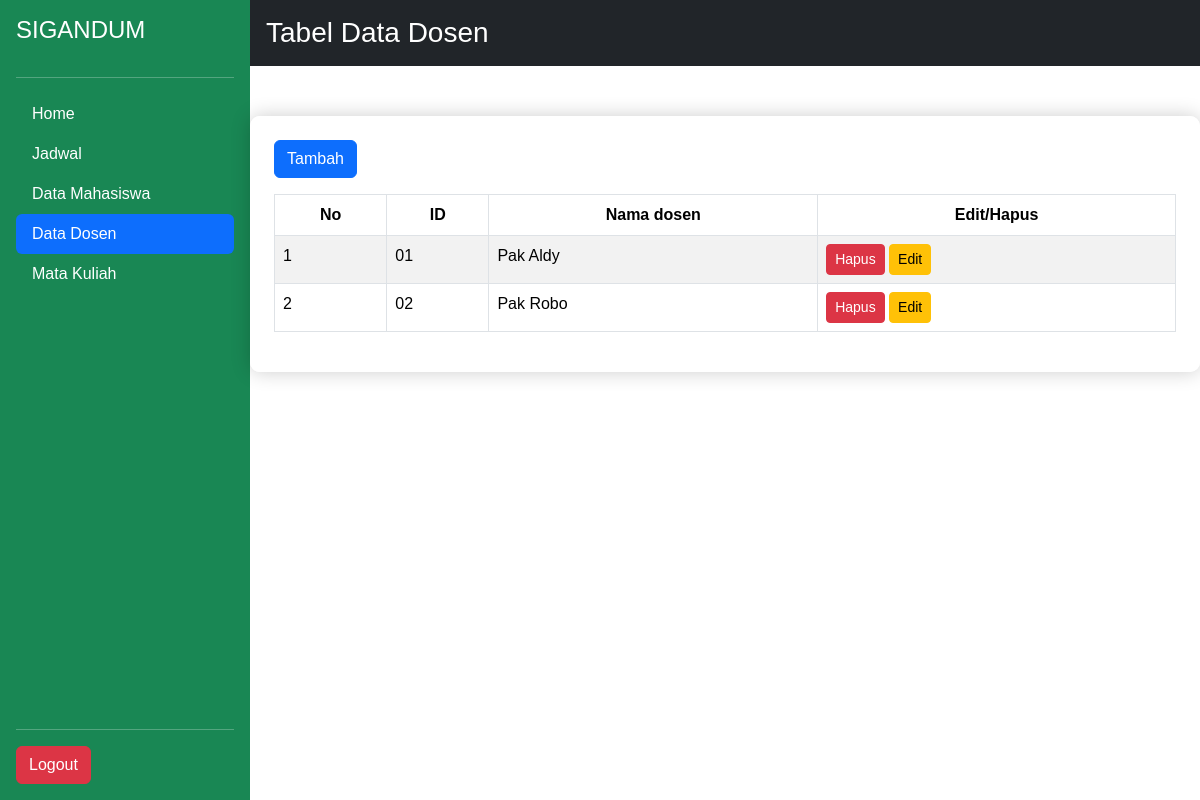
Screenshot of /dosen.php with the database file from the repository.
### tables this page shows
CREATE TABLE `dosen` (
  `id_dosen` varchar(15) NOT NULL,
  `nama_dosen` varchar(50) DEFAULT NULL
);

### dosen.php (the view, shortened to what this page needs)
<!DOCTYPE html>
<html lang="en">
<head>
    <link href="https://cdn.jsdelivr.net/npm/bootstrap@5.3.3/dist/css/bootstrap.min.css" rel="stylesheet">
    <link rel="stylesheet" href="style.css">
</head>
<body>
<?php include 'koneksi.php'; ?>
<div class="d-flex">
    <div class="d-flex flex-column flex-shrink-0 p-3 bg-success text-white" style="width: 250px; min-height: 100vh;">
        <h4 class="mb-3">SIGANDUM</h4>
        <hr>
        <ul class="nav nav-pills flex-column mb-auto">
            <li class="nav-item">
                <a href="index.php" class="nav-link text-white">
                    Home
                </a>
            </li>
            <li>
                <a href="jadwal.php" class="nav-link text-white">
                    Jadwal
                </a>
            </li>
            <li>
                <a href="tabel.php"class="nav-link text-white">
                    Data Mahasiswa
                </a>
            </li>
            <li>
                <a href="dosen.php" class="nav-link text-white active" aria-current="page">
                    Data Dosen
                </a>
            </li>
            <li>
                <a href="mk.php" class="nav-link text-white">
                    Mata Kuliah
                </a>
            </li>
        </ul>
        <hr>
        <div>
            <button type="button" class="btn btn-danger" id="logout">Logout</button>
        </div>
    </div>
    <div class="flex-grow-1">
        <header class="bg-dark text-white p-3">
            <h3 class="m-0">Tabel Data Dosen</h3>
        </header>
        <main class="p-4">
        <button type="button" class="btn btn-primary mb-3" data-bs-toggle="modal" data-bs-target="#myModal">
                Tambah
            </button>
        <table class="table table-bordered table-striped">
                <thead>
                    <tr class="text-center">
                        <th>No</th>
                        <th>ID</th>
                        <th>Nama dosen</th>
                        <th>Edit/Hapus</th>
                    </tr>
                </thead>
                <tbody>
                    <?php
                    $sql = "SELECT * FROM dosen";
                    $result = $conn->query($sql);
                    $nomor = 1;
                    if ($result->num_rows > 0) {
                        while($row = $result->fetch_assoc()) {
                            echo "<tr>
                                <td>$nomor</td>
                                <td>$row[id_dosen]</td>
                                <td>$row[nama_dosen]</td>
                                <td>
                                    <a href='db/hapus.php?id_dosen=$row[id_dosen]' class='btn btn-danger btn-sm'>Hapus</a>
                                    <a href='db/edit.php?id_dosen=$row[id_dosen]' class='btn btn-warning btn-sm'>Edit</a>
                                </td>
                            </tr>";
                            $nomor++;
                        }
                    }
                    ?>
                </tbody>
            </table>
        </main>
    </div>
</div>
</body>
</html>

### style.css (style rules this page uses)
body { font-family: Arial, sans-serif; background: url('background.jpg') no-repeat center center fixed; background-size: cover; margin: 0; padding: 0; }
main { background-color: rgba(255, 255, 255, 0.95); padding: 30px; margin: 50px auto; max-width: 9000px; border-radius: 10px; box-shadow: 0 0 20px rgba(0, 0, 0, 0.2); }

### rows the page displays
dosen: id_dosen "01", nama_dosen "Pak Aldy"
dosen: id_dosen "02", nama_dosen "Pak Robo"
